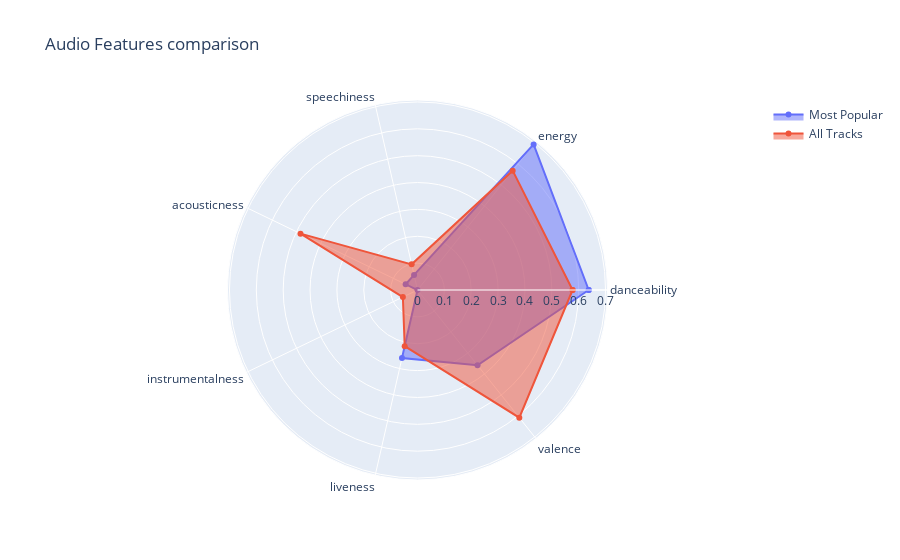

This figure's notebook cell:
### Code cell
import plotly.graph_objects as go
import plotly.offline as pyo

categories = list(audio_feat_cols[:2])+list(audio_feat_cols[5:-1])
categories = [*categories, categories[0]]
most_popular = df.loc[df['popularity']>95,categories].mean().values
all_tracks = df[categories].mean().values

fig = go.Figure(
    data=[
        go.Scatterpolar(r=most_popular, theta=categories,fill='toself', name='Most Popular'),
        go.Scatterpolar(r=all_tracks, theta=categories, fill='toself', name='All Tracks')
    ],
    layout=go.Layout(
        title=go.layout.Title(text='Audio Features comparison'),
        polar={'radialaxis': {'visible': True}},
        showlegend=True
    )
)

pyo.iplot(fig)
# pyo.plot(fig)

### Figure 1 — Plotly figure (JSON) as saved in the notebook; plotly's stock layout.template omitted (floating-point values rounded to 4 significant figures)
{"data": [{"fill": "toself", "name": "Most Popular", "r": [0.6373, 0.6933, 0.05753, 0.04894, 4.46e-06, 0.2597, 0.3583, 0.6373], "theta": ["danceability", "energy", "speechiness", "acousticness", "instrumentalness", "liveness", "valence", "danceability"], "type": "scatterpolar"}, {"fill": "toself", "name": "All Tracks", "r": [0.5774, 0.5683, 0.09795, 0.4835, 0.06046, 0.2144, 0.6079, 0.5774], "theta": ["danceability", "energy", "speechiness", "acousticness", "instrumentalness", "liveness", "valence", "danceability"], "type": "scatterpolar"}], "layout": {"polar": {"radialaxis": {"visible": true}}, "showlegend": true, "title": {"text": "Audio Features comparison"}}}
